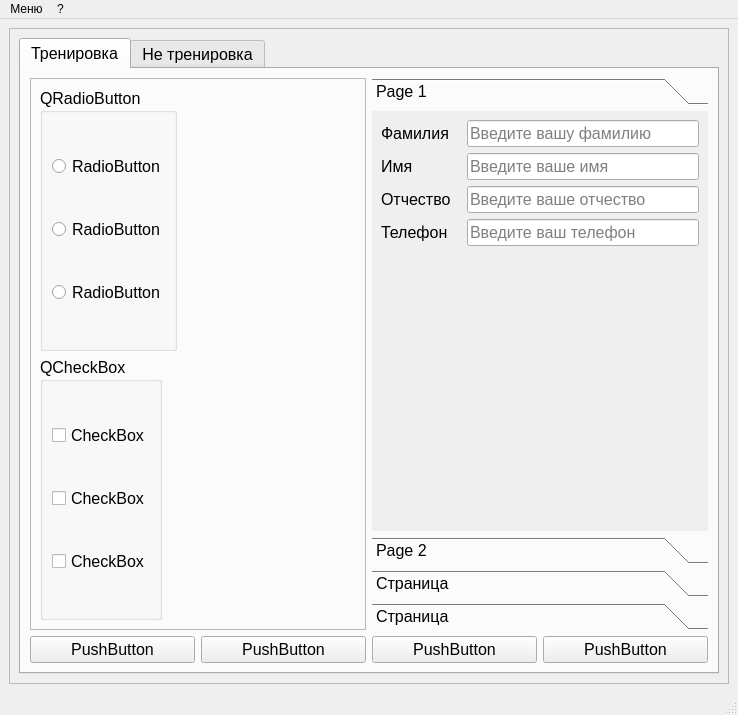
<?xml version="1.0" encoding="UTF-8"?>
<ui version="4.0">
 <class>MainWindow</class>
 <widget class="QMainWindow" name="MainWindow">
  <property name="geometry">
   <rect>
    <x>0</x>
    <y>0</y>
    <width>738</width>
    <height>715</height>
   </rect>
  </property>
  <property name="windowTitle">
   <string>MainWindow</string>
  </property>
  <widget class="QWidget" name="centralwidget">
   <layout class="QHBoxLayout" name="horizontalLayout">
    <item>
     <widget class="QScrollArea" name="scrollArea">
      <property name="widgetResizable">
       <bool>true</bool>
      </property>
      <widget class="QWidget" name="scrollAreaWidgetContents">
       <property name="geometry">
        <rect>
         <x>0</x>
         <y>0</y>
         <width>718</width>
         <height>652</height>
        </rect>
       </property>
       <layout class="QVBoxLayout" name="verticalLayout">
        <item>
         <widget class="QTabWidget" name="tabWidget">
          <property name="font">
           <font>
            <pointsize>12</pointsize>
           </font>
          </property>
          <property name="currentIndex">
           <number>0</number>
          </property>
          <widget class="QWidget" name="tab">
           <attribute name="title">
            <string>Тренировка</string>
           </attribute>
           <layout class="QVBoxLayout" name="verticalLayout_5">
            <item>
             <layout class="QHBoxLayout" name="horizontalLayout_3">
              <item>
               <widget class="QFrame" name="frame">
                <property name="frameShape">
                 <enum>QFrame::StyledPanel</enum>
                </property>
                <property name="frameShadow">
                 <enum>QFrame::Raised</enum>
                </property>
                <layout class="QVBoxLayout" name="verticalLayout_4">
                 <item>
                  <layout class="QHBoxLayout" name="horizontalLayout_5">
                   <item>
                    <widget class="QGroupBox" name="groupBox">
                     <property name="title">
                      <string>QRadioButton</string>
                     </property>
                     <layout class="QVBoxLayout" name="verticalLayout_2">
                      <item>
                       <widget class="QRadioButton" name="radioButton">
                        <property name="text">
                         <string>RadioButton</string>
                        </property>
                       </widget>
                      </item>
                      <item>
                       <widget class="QRadioButton" name="radioButton_3">
                        <property name="text">
                         <string>RadioButton</string>
                        </property>
                       </widget>
                      </item>
                      <item>
                       <widget class="QRadioButton" name="radioButton_2">
                        <property name="text">
                         <string>RadioButton</string>
                        </property>
                       </widget>
                      </item>
                     </layout>
                    </widget>
                   </item>
                   <item>
                    <spacer name="horizontalSpacer_2">
                     <property name="orientation">
                      <enum>Qt::Horizontal</enum>
                     </property>
                     <property name="sizeHint" stdset="0">
                      <size>
                       <width>37</width>
                       <height>17</height>
                      </size>
                     </property>
                    </spacer>
                   </item>
                  </layout>
                 </item>
                 <item>
                  <layout class="QHBoxLayout" name="horizontalLayout_6">
                   <item>
                    <widget class="QGroupBox" name="groupBox_2">
                     <property name="title">
                      <string>QCheckBox</string>
                     </property>
                     <layout class="QVBoxLayout" name="verticalLayout_3">
                      <item>
                       <widget class="QCheckBox" name="checkBox">
                        <property name="text">
                         <string>CheckBox</string>
                        </property>
                       </widget>
                      </item>
                      <item>
                       <widget class="QCheckBox" name="checkBox_2">
                        <property name="text">
                         <string>CheckBox</string>
                        </property>
                       </widget>
                      </item>
                      <item>
                       <widget class="QCheckBox" name="checkBox_3">
                        <property name="text">
                         <string>CheckBox</string>
                        </property>
                       </widget>
                      </item>
                     </layout>
                    </widget>
                   </item>
                   <item>
                    <spacer name="horizontalSpacer">
                     <property name="orientation">
                      <enum>Qt::Horizontal</enum>
                     </property>
                     <property name="sizeHint" stdset="0">
                      <size>
                       <width>40</width>
                       <height>20</height>
                      </size>
                     </property>
                    </spacer>
                   </item>
                  </layout>
                 </item>
                </layout>
               </widget>
              </item>
              <item>
               <widget class="QToolBox" name="toolBox_2">
                <property name="currentIndex">
                 <number>0</number>
                </property>
                <widget class="QWidget" name="page_3">
                 <property name="geometry">
                  <rect>
                   <x>0</x>
                   <y>0</y>
                   <width>334</width>
                   <height>398</height>
                  </rect>
                 </property>
                 <attribute name="label">
                  <string>Page 1</string>
                 </attribute>
                 <layout class="QVBoxLayout" name="verticalLayout_6">
                  <item>
                   <layout class="QHBoxLayout" name="horizontalLayout_8">
                    <item>
                     <widget class="QLabel" name="label_3">
                      <property name="minimumSize">
                       <size>
                        <width>80</width>
                        <height>0</height>
                       </size>
                      </property>
                      <property name="text">
                       <string>Фамилия</string>
                      </property>
                     </widget>
                    </item>
                    <item>
                     <widget class="QLineEdit" name="lineEdit_3">
                      <property name="text">
                       <string/>
                      </property>
                      <property name="placeholderText">
                       <string>Введите вашу фамилию</string>
                      </property>
                     </widget>
                    </item>
                   </layout>
                  </item>
                  <item>
                   <layout class="QHBoxLayout" name="horizontalLayout_4">
                    <item>
                     <widget class="QLabel" name="label">
                      <property name="minimumSize">
                       <size>
                        <width>80</width>
                        <height>0</height>
                       </size>
                      </property>
                      <property name="text">
                       <string>Имя</string>
                      </property>
                     </widget>
                    </item>
                    <item>
                     <widget class="QLineEdit" name="lineEdit">
                      <property name="text">
                       <string/>
                      </property>
                      <property name="placeholderText">
                       <string>Введите ваше имя</string>
                      </property>
                     </widget>
                    </item>
                   </layout>
                  </item>
                  <item>
                   <layout class="QHBoxLayout" name="horizontalLayout_9">
                    <item>
                     <widget class="QLabel" name="label_4">
                      <property name="minimumSize">
                       <size>
                        <width>80</width>
                        <height>0</height>
                       </size>
                      </property>
                      <property name="text">
                       <string>Отчество</string>
                      </property>
                     </widget>
                    </item>
                    <item>
                     <widget class="QLineEdit" name="lineEdit_4">
                      <property name="placeholderText">
                       <string>Введите ваше отчество</string>
                      </property>
                     </widget>
                    </item>
                   </layout>
                  </item>
                  <item>
                   <layout class="QHBoxLayout" name="horizontalLayout_10">
                    <item>
                     <widget class="QLabel" name="label_5">
                      <property name="minimumSize">
                       <size>
                        <width>80</width>
                        <height>0</height>
                       </size>
                      </property>
                      <property name="text">
                       <string>Телефон</string>
                      </property>
                     </widget>
                    </item>
                    <item>
                     <widget class="QLineEdit" name="lineEdit_5">
                      <property name="text">
                       <string/>
                      </property>
                      <property name="placeholderText">
                       <string>Введите ваш телефон</string>
                      </property>
                     </widget>
                    </item>
                   </layout>
                  </item>
                  <item>
                   <spacer name="verticalSpacer">
                    <property name="orientation">
                     <enum>Qt::Vertical</enum>
                    </property>
                    <property name="sizeHint" stdset="0">
                     <size>
                      <width>20</width>
                      <height>241</height>
                     </size>
                    </property>
                   </spacer>
                  </item>
                 </layout>
                </widget>
                <widget class="QWidget" name="page_4">
                 <property name="geometry">
                  <rect>
                   <x>0</x>
                   <y>0</y>
                   <width>334</width>
                   <height>398</height>
                  </rect>
                 </property>
                 <attribute name="label">
                  <string>Page 2</string>
                 </attribute>
                 <layout class="QVBoxLayout" name="verticalLayout_9">
                  <item>
                   <widget class="QTextEdit" name="textEdit"/>
                  </item>
                 </layout>
                </widget>
                <widget class="QWidget" name="page">
                 <attribute name="label">
                  <string>Страница</string>
                 </attribute>
                 <layout class="QVBoxLayout" name="verticalLayout_8">
                  <item>
                   <widget class="QPlainTextEdit" name="plainTextEdit"/>
                  </item>
                 </layout>
                </widget>
                <widget class="QWidget" name="page_2">
                 <attribute name="label">
                  <string>Страница</string>
                 </attribute>
                 <layout class="QVBoxLayout" name="verticalLayout_7">
                  <item>
                   <widget class="QCalendarWidget" name="calendarWidget"/>
                  </item>
                 </layout>
                </widget>
               </widget>
              </item>
             </layout>
            </item>
            <item>
             <layout class="QHBoxLayout" name="horizontalLayout_2">
              <item>
               <widget class="QPushButton" name="pushButton">
                <property name="text">
                 <string>PushButton</string>
                </property>
               </widget>
              </item>
              <item>
               <widget class="QPushButton" name="pushButton_3">
                <property name="text">
                 <string>PushButton</string>
                </property>
               </widget>
              </item>
              <item>
               <widget class="QPushButton" name="pushButton_2">
                <property name="text">
                 <string>PushButton</string>
                </property>
               </widget>
              </item>
              <item>
               <widget class="QPushButton" name="pushButton_4">
                <property name="text">
                 <string>PushButton</string>
                </property>
               </widget>
              </item>
             </layout>
            </item>
           </layout>
          </widget>
          <widget class="QWidget" name="tab_2">
           <attribute name="title">
            <string>Не тренировка</string>
           </attribute>
          </widget>
         </widget>
        </item>
       </layout>
      </widget>
     </widget>
    </item>
   </layout>
  </widget>
  <widget class="QMenuBar" name="menubar">
   <property name="geometry">
    <rect>
     <x>0</x>
     <y>0</y>
     <width>738</width>
     <height>22</height>
    </rect>
   </property>
   <widget class="QMenu" name="menu">
    <property name="title">
     <string>Меню</string>
    </property>
   </widget>
   <widget class="QMenu" name="menu_2">
    <property name="title">
     <string>?</string>
    </property>
   </widget>
   <addaction name="menu"/>
   <addaction name="menu_2"/>
  </widget>
  <widget class="QStatusBar" name="statusbar"/>
 </widget>
 <resources/>
 <connections/>
</ui>
